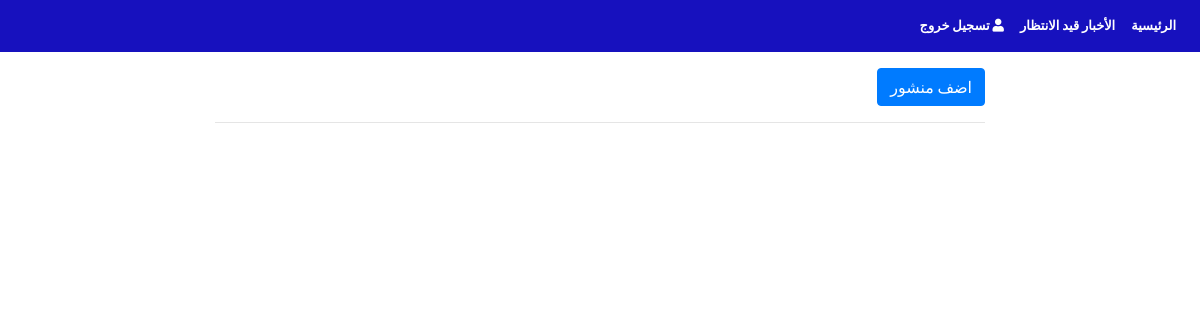
/dashboard/show-news/1 (signed in), run on an earlier commit of the app's database.
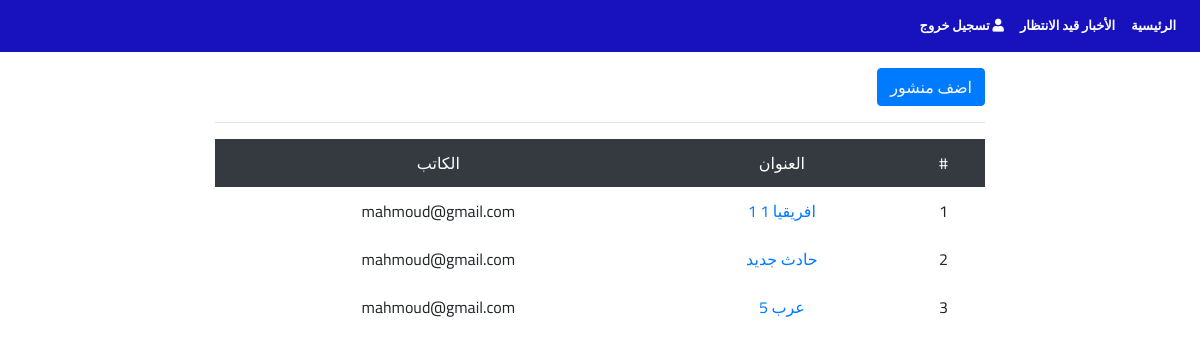
And on a later commit of the database.
### news/models.py (models this page shows, shortened)
class News(models.Model):
    user = models.ForeignKey(settings.AUTH_USER_MODEL,
                             on_delete=models.SET_NULL, null=True, blank=True)
    category = models.ForeignKey(Category,
                                 on_delete=models.CASCADE, verbose_name='القسم')
    title = models.CharField(max_length=200, verbose_name='العنوان')
    Publish_date = models.DateTimeField(auto_now_add=True)
    details = RichTextField(blank=True, null=True, verbose_name='البيانات')
    img = models.ImageField(verbose_name='الصوره')
    approval = models.BooleanField(default=False, verbose_name='الموافقه')
    viewCount = models.IntegerField(default=0, verbose_name='عدد المشاهديين')
    commentCount = models.IntegerField(default=0, verbose_name='عدد التعليقات')
    class Meta:
        ordering = ['-Publish_date']

### user/views.py (the view)
# urls.py: path('show-news/<int:page>', show_news, name='show-news'),
@login_required
def show_news(request, page):
    my_user = user.objects.get(id=request.user.id)
    is_chairman = (my_user.type == 'chairman')
    is_chef = (my_user.type == 'editor_in_chief')
    cond = True
    if my_user.type == 'chairman' or my_user.type == 'editor_in_chief':
        news_list = News.objects.filter(approval=False)
    elif my_user.type == 'editor':
        news_list = News.objects.filter(approval=False, user=request.user)
    else:
        news_list = News.objects.filter(approval=False, user=request.user)
        cond = False
    paginator = Paginator(news_list, 10)
    try:
        news_list = paginator.page(page)
    except PageNotAnInteger:
        news_list = paginator.page(1)
    except EmptyPage:
        news_list = paginator.page(paginator.num_pages)
    context = {
        'cond': cond,
        'news_list': news_list,
        'is_chairman': is_chairman,
        'is_chef': is_chef,
    }
    return render(request, 'dashboard/show_news.html', context)

### templates/dashboard/show_news.html (shortened to what this page needs)
{% extends 'dashboard/base.html' %}
{% load static %}
{% block contain %}
<div class="container-fluid mt-3">
    <div class="row">
        <div class="col-sm-1 col-md-4 col-lg-2">
        </div>
        <div class="col-sm-10 col-md-4 col-lg-8">
            <a class="btn btn-primary" href="{% url 'add-news'%}">اضف منشور</a>
            <hr>
            {% if news_list%}
            <table class="table table-borderless">
                <thead class="thead-dark">
                <tr>
                    <th class="text-center" scope="col">#</th>
                    <th class="text-center" scope="col">العنوان</th>
                    <th class="text-center" scope="col">الكاتب</th>
                </tr>
                </thead>
                <tbody>
                {% for news in news_list %}
                <tr>
                    <th class="text-center" scope="row">{{forloop.counter}}</th>
                    <td class="text-center"><a href="{% url 'news_details' news.id%}">{{news.title}}</a></td>
                    <th class="text-center" scope="col">{{news.user.email}}</th>
                </tr>
                {% endfor %}
                </tbody>
            </table>
            {% endif %}
        </div>
        <div class="col-sm-1 col-md-4 col-lg-2">
        </div>
    </div>
</div>
{% endblock contain%}

What changed in the data, as far as the page shows it:
now on this page (row edited): News: title "افريقيا 1 1", user.email "mahmoud@gmail.com"
now on this page (row edited): News: title "حادث جديد", user.email "mahmoud@gmail.com"
now on this page (row edited): News: title "عرب 5", user.email "mahmoud@gmail.com"
Also different on the page:
text now shown: "# العنوان الكاتب"
